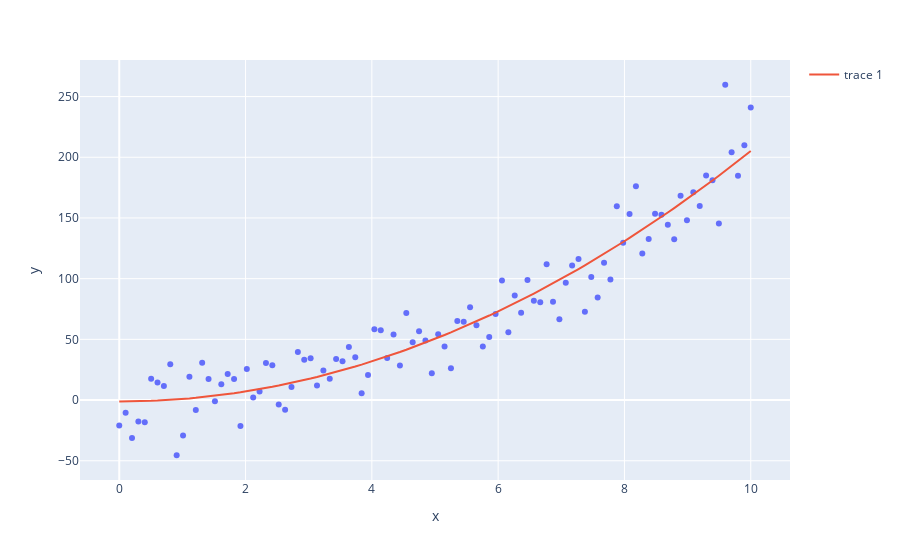

Source (notebook cell):
### Code cell
# quadratic

x = np.linspace(0, 10, 100)
y = 2*x**2 + np.random.normal(size=x.size)*20

A = np.array([[np.sum(x**4), np.sum(x**3), np.sum(x**2)],
              [np.sum(x**3), np.sum(x**2), np.sum(x)],
              [np.sum(x**2), np.sum(x), x.size]])

b = np.array([np.sum(x**2*y), np.sum(x*y), np.sum(y)])
coef = np.linalg.solve(A, b)

fig = px.scatter(x=x, y=y)
fig.add_scatter(x=x, y=coef[0]*x**2 + coef[1]*x + coef[2], mode='lines')
fig.show()
